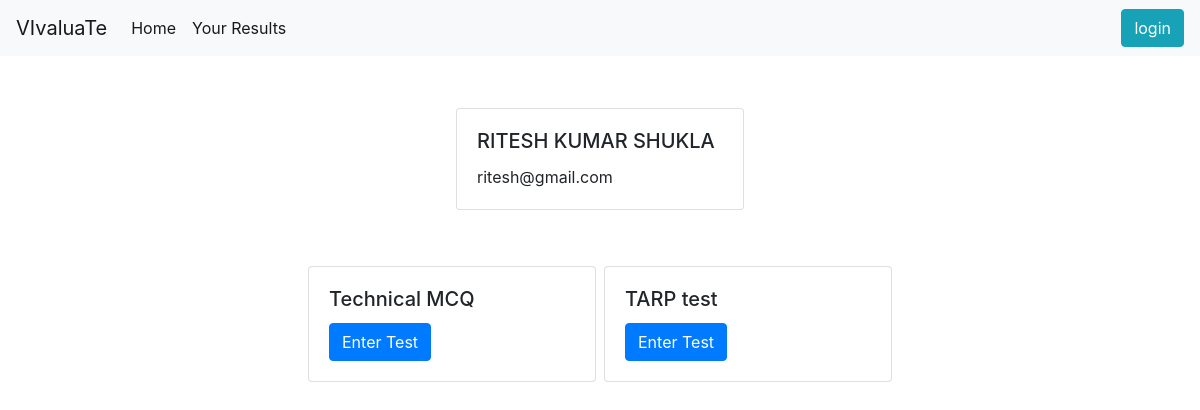
Page /classlist/2 on the committed database.
### OCR/models.py (models this page shows, shortened)
class Student(models.Model):
    user=models.ForeignKey(User,on_delete=models.CASCADE)
    name=models.CharField(max_length=200)
    register_number=models.CharField(max_length=200,null=True,blank=True)

class Test(models.Model):
    name=models.CharField(max_length=200,null=True,blank=True)
    classroom=models.ForeignKey(Classroom,on_delete=models.CASCADE)
    questions=models.ManyToManyField(Question)

### OCR/views.py (the view)
# urls.py: path("classlist/<str:pk>",views.studentList),
def studentList(request,pk):
    s=Classroom.objects.get(id=pk)
    test=Test.objects.filter(classroom=Classroom.objects.get(id=pk))
    t=s.student.all()
    return render(request,"studentList.html",{"t":t,"pk":pk,"test":test,"s":s})

### OCR/templates/studentList.html (shortened to what this page needs)
<!DOCTYPE html>
<html lang="en">
<head>
    <link rel="stylesheet" href="https://cdn.jsdelivr.net/npm/bootstrap@4.0.0/dist/css/bootstrap.min.css"
>
</head>
<body>
<nav class="navbar navbar-expand-lg navbar-light bg-light">
    <a class="navbar-brand" href="#">VIvaluaTe</a>
    <div class="collapse navbar-collapse" id="navbarSupportedContent">
        <ul class="navbar-nav mr-auto">
            <li class="nav-item active">
                <a class="nav-link" href="#">Home <span class="sr-only">(current)</span></a>
            </li>
            <li class="nav-item active">
                <a class="nav-link" href="#">Your Results <span class="sr-only">(current)</span></a>
            </li>
        </ul>
        {% if not request.user.is_authenticated %}
        <button type="button" class="btn btn-info ">
            login
        </button>
        {% endif %}
    </div>
</nav>
<div class="d-flex flex-row justify-content-center container my-5">
    {% for i in t %}
    <div class="card m-1" style="width: 18rem;">
        <div class="card-body">
            <h5 class="card-title">{{ i.name }}</h5>
            <p class="card-text">{{i.user.email}}</p>
        </div>
    </div>
    {% endfor %}
</div>
<div class="d-flex flex-row justify-content-center container my-5">
    {% for i in test %}
    <div class="card m-1" style="width: 18rem;">
        <div class="card-body">
            <h5 class="card-title">{{ i.name }}</h5>
            <a href="/questionlist/{{i.id}}/{{s.id}}" class="btn btn-primary">Enter Test</a>
        </div>
    </div>
    {% endfor %}
</div>
</body>
</html>

### rows in the picture
Student: name "RITESH KUMAR SHUKLA", user.email "ritesh@gmail.com"
Test: name "Technical MCQ"
Test: name "TARP test"
